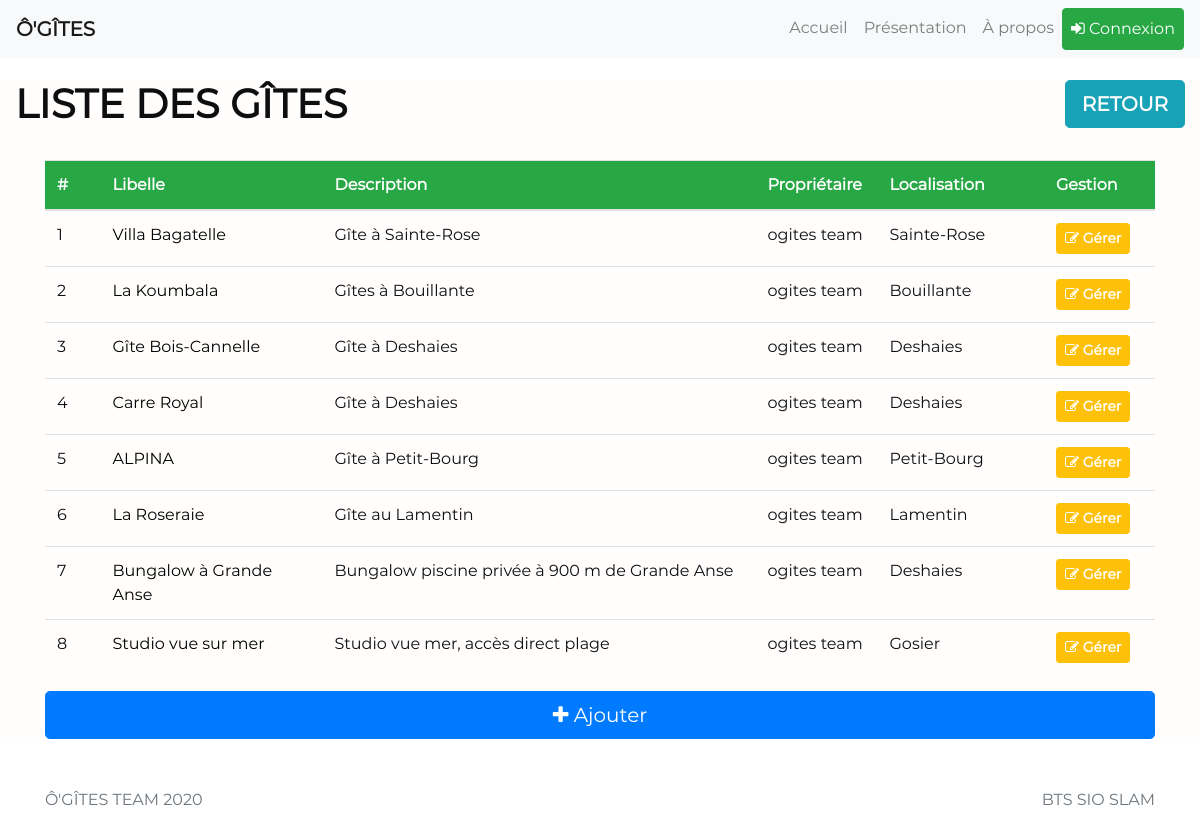
Screenshot of /admin/liste_gite.php with the database file from the repository.
### tables this page shows
CREATE TABLE `gites` (
  `id_gites` int(11) NOT NULL,
  `createur` int(11) NOT NULL,
  `libelle` text NOT NULL,
  `description` text NOT NULL,
  `localisation` text NOT NULL,
  `link_url` text NOT NULL,
  `nb_personnes_max` int(11) NOT NULL,
  `prix_nuit` int(11) NOT NULL
);

CREATE TABLE `users` (
  `id_users` int(11) NOT NULL,
  `pseudo` text NOT NULL,
  `nom` text NOT NULL,
  `prenom` text NOT NULL,
  `email` text NOT NULL,
  `tel` int(11) NOT NULL,
  `mdp` text NOT NULL,
  `date_inscription` date NOT NULL,
  `id_categorie` int(11) NOT NULL
);

### login-system/config.php (called while the page is built, shortened)
<?php
    function bd_connect() {
            try
        {
            $bdd = new PDO('mysql:host=localhost;dbname=ogites2;charset=utf8', 'root', '', array(PDO::ATTR_ERRMODE => PDO::ERRMODE_EXCEPTION));
            return $bdd;
        }
        catch(Exeption $e)
        {
            die('Erreur : ' . $e->getMessage());
        }
    }
    $pdo = bd_connect();
    ?>
    <?php
    function reduceText($texte, $taille)
    {
        return (strlen($texte) > $taille) ? substr($texte, 0, $taille) . "..." : $texte;
    }
    function requete($requete)
    {
        global $pdo;
        $def_type = explode(" ", $requete);
        $type_req = $def_type[0];
        if ($type_req == "SELECT")
        {
            $Myresult = $pdo->query($requete);
            $Myresult->setFetchMode(PDO::FETCH_ASSOC);
            $response = $Myresult->fetch();
            return $response;
        }
        else {
            $response = $pdo->exec($requete);
        }
    }
?>

### admin/liste_gite.php (the view, shortened to what this page needs)
<?php
    require_once 'head.php';
    require_once 'config_admin.php';
?>
<main role="main" class="flex-shrink-0">
    <div class="container-fluid" id="index">
        <h1 style="float: left;"><strong>LISTE DES GÎTES</strong></h1>
        <a href="index.php" class="btn btn-info btn-lg" style="float: right;"><strong class="white">RETOUR</strong></a>
        <div class="container">
            <?php
            $SQLParam = "SELECT * FROM gites";
            $Myresult = $pdo->query($SQLParam);
            $Myresult->setFetchMode(PDO::FETCH_ASSOC);
            $nb_gites = $Myresult->rowCount();
            if ($nb_gites > 0)
            {
            ?>
            <br>
            <table class="table table-hover" style="width: 100%;">
                <thead>
                    <tr class="bg-success">
                        <th class="white" style="width: 5%;">#</th>
                        <th class="white" style="width: 20%;">Libelle</th>
                        <th class="white">Description</th>
                        <th class="white">Propriétaire</th>
                        <th class="white" style="width: 15%;">Localisation</th>
                        <th class="white" style="width: 10%;">Gestion</th>
                    </tr>
                </thead>
                <tbody>
                    <?php
                    $xc = 1;
                    while ($info_gites = $Myresult->fetch())
                    {
                    ?>
                    <tr>
                        <td><?php echo $xc; ?></td>
                        <td><a href="<?php echo $info_gites["link_url"]; ?>" class="black"><?php echo $info_gites["libelle"]; ?></a></td>
                        <td><?php echo reduceText($info_gites["description"], 50); ?></td>
                        <?php
                        $createur = $info_gites["createur"];
                        $info_proprio = requete("SELECT * FROM users WHERE id_users = $createur");
                        ?>
                        <td><?php echo $info_proprio["nom"] . " " . $info_proprio["prenom"] ?></td>
                        <td><?php echo $info_gites["localisation"]; ?></td>
                        <td><a href="gerer_gite.php?id_gites=<?php echo $info_gites['id_gites']; ?>" class="btn btn-warning btn-sm"><i class="fa fa-edit white"></i><strong> <span class="white">Gérer</span></strong></a></td>
                    </tr>
                    <?php
                        $xc++;
                    }
                    ?>
                </tbody>
            </table>
            <?php
            }
            else
            {
            ?>
            <h3 align="center">Aucun gîte dans la base de données.</h3>
            <br>
            <?php
            }
            ?>
            <a href="ajout_gite.php?origin=list" class="btn btn-primary btn-lg btn-block"><i class="fa fa-plus white"></i> Ajouter</a>
        </div>
    </div>
</main>
<?php
	require_once '../javascripts.php';
	require_once '../footer.php';
?>

### admin/admin_style.css (style rules this page uses)
.white { color:#fff; }
.black { color:#000; }

### css/custom.css (style rules this page uses)
body { padding-top: 5rem; }

### css/main.css (style rules this page uses)
* { font-family: 'Montserrat'; color: #0E0E10; }
#index { background-color: #FFFEFC; }

### rows the page displays
gites: libelle "Villa Bagatelle", description "Gîte à Sainte-Rose", users.nom "ogites", users.prenom "team", localisation "Sainte-Rose"
gites: libelle "La Koumbala", description "Gîtes à Bouillante", users.nom "ogites", users.prenom "team", localisation "Bouillante"
gites: libelle "Gîte Bois-Cannelle", description "Gîte à Deshaies", users.nom "ogites", users.prenom "team", localisation "Deshaies"
gites: libelle "Carre Royal", description "Gîte à Deshaies", users.nom "ogites", users.prenom "team", localisation "Deshaies"
gites: libelle "ALPINA", description "Gîte à Petit-Bourg", users.nom "ogites", users.prenom "team", localisation "Petit-Bourg"
gites: libelle "La Roseraie", description "Gîte au Lamentin", users.nom "ogites", users.prenom "team", localisation "Lamentin"
gites: libelle "Bungalow à Grande Anse", description "Bungalow piscine privée à 900 m de Grande Anse", users.nom "ogites", users.prenom "team", localisation "Deshaies"
gites: libelle "Studio vue sur mer", description "Studio vue mer, accès direct plage", users.nom "ogites", users.prenom "team", localisation "Gosier"
